Frame 1 (no input): blank canvas, image omitted
Frame 60 (no input): blank canvas, image omitted
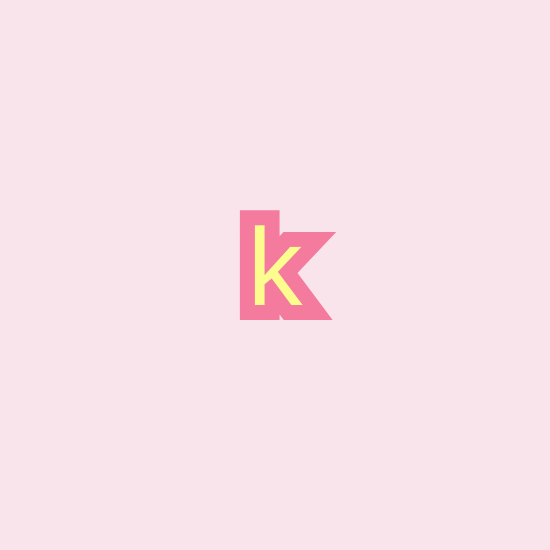
Frame 120 (the mouse pressed at the canvas centre since frame 60)

The p5.js sketch whose frames 1 and 60 were blank and that drew this single picture after the mouse press (run headless with seeded random() and noise() and a simulated clock; from frame 60 on, the mouse is pressed at the canvas centre):

// p5.js sketch
// ── sketch.js
// This code was inspired by both Luke Dubois's Creative Coding class and Allison Parrish's online Text and Type lesson for Creative Coding. http://creative-coding.decontextualize.com/text-and-type/

var sourceText = "momofuku milk bar cereal milk recipe 100 g (2 3/4 cups) cornflakes 825 g (3 3/4 cups) cold milk 30 g (2 tbs tightly packed) light brown sugar 1 g (1/4 tsp) kosher salt 1. heat the oven to 300°f. 2. spread the cornflakes on a parchment-lined sheet pan. bake for 15 minutes, until lightly toasted. cool completely. toasting the cornflakes before steeping them deepens the flavor of the milk. taste your cereal milk™ after you make it. if you want it a little sweeter, don’t be shy; add a little more brown sugar. if you want a more mellow cereal milk™, add a splash of fresh milk and a pinch of salt. 3. transfer the cooled cornflakes to a large pitcher. pour the milk into the pitcher and stir vigorously. let steep for 20 minutes at room temperature. 4. strain the mixture through a fine-mesh sieve, collecting the milk in a medium bowl. the milk will drain off quickly at first, then become thicker and starchy toward the end of the straining process. using the back of a ladle (or your hand), wring the milk out of the cornflakes, but do not force the mushy cornflakes through the sieve. 5. whisk the brown sugar and salt into the milk until fully dissolved. store in a clean pitcher or glass milk jug, refrigerated, for up to 1 week.";
var curIndex = 0;
function setup() {
  createCanvas(550, 550);
  frameRate(20);
}
function draw() {
  background(249, 228, 235);
  strokeWeight(30);
   if (mouseIsPressed) {
    stroke('#f47a9e');
  }
  else {
    noStroke();
  }
  fill('#fcfc8f');
  textSize(10 + (mouseX / width)*200);
  textAlign(CENTER, CENTER);
  text(
    sourceText.substring(curIndex, curIndex+1),
    width/2, height/2);
  curIndex++;
  if (curIndex > sourceText.length) {
    curIndex = 0;
  }
}
